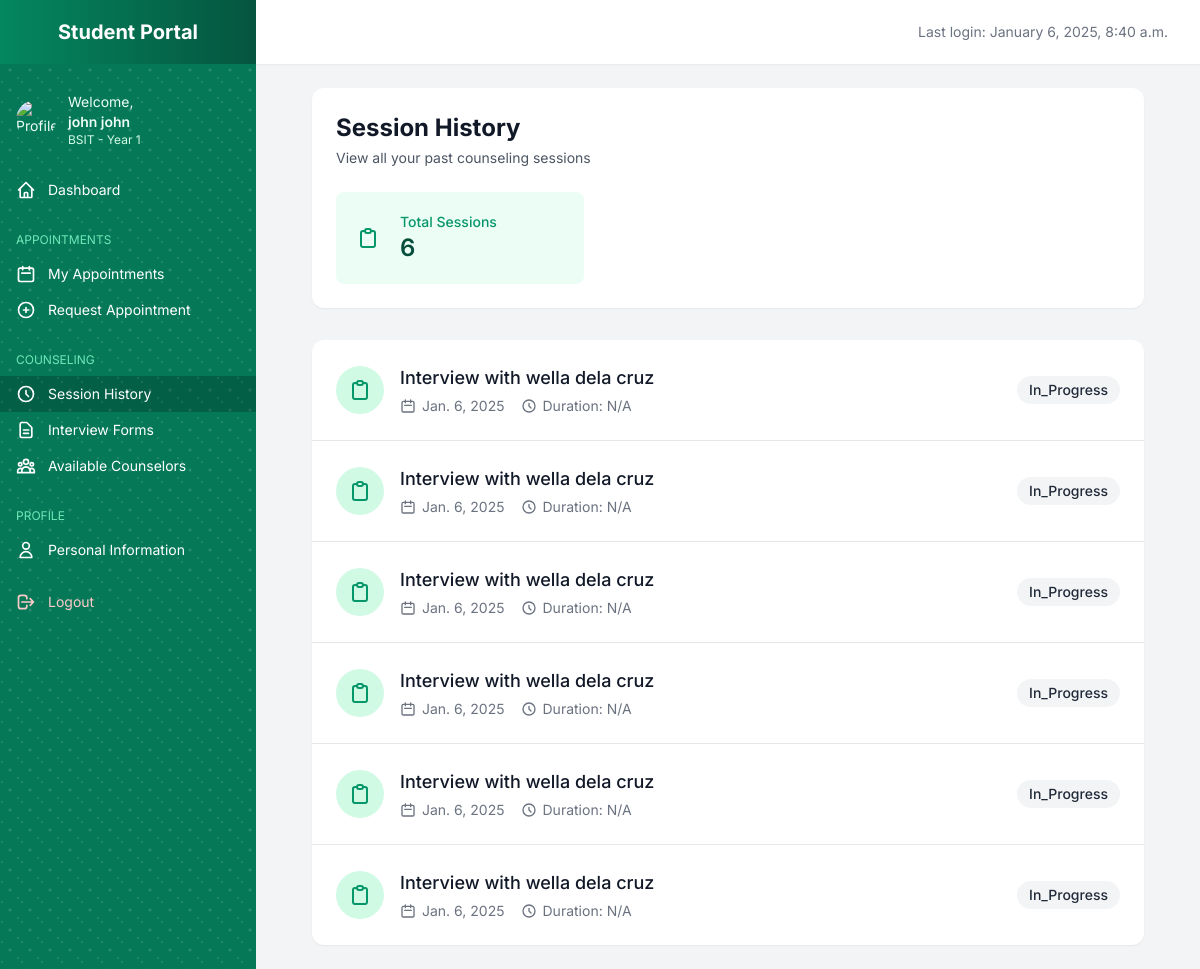
The page /student/sessions/history/ (signed in) on the database as committed earlier.
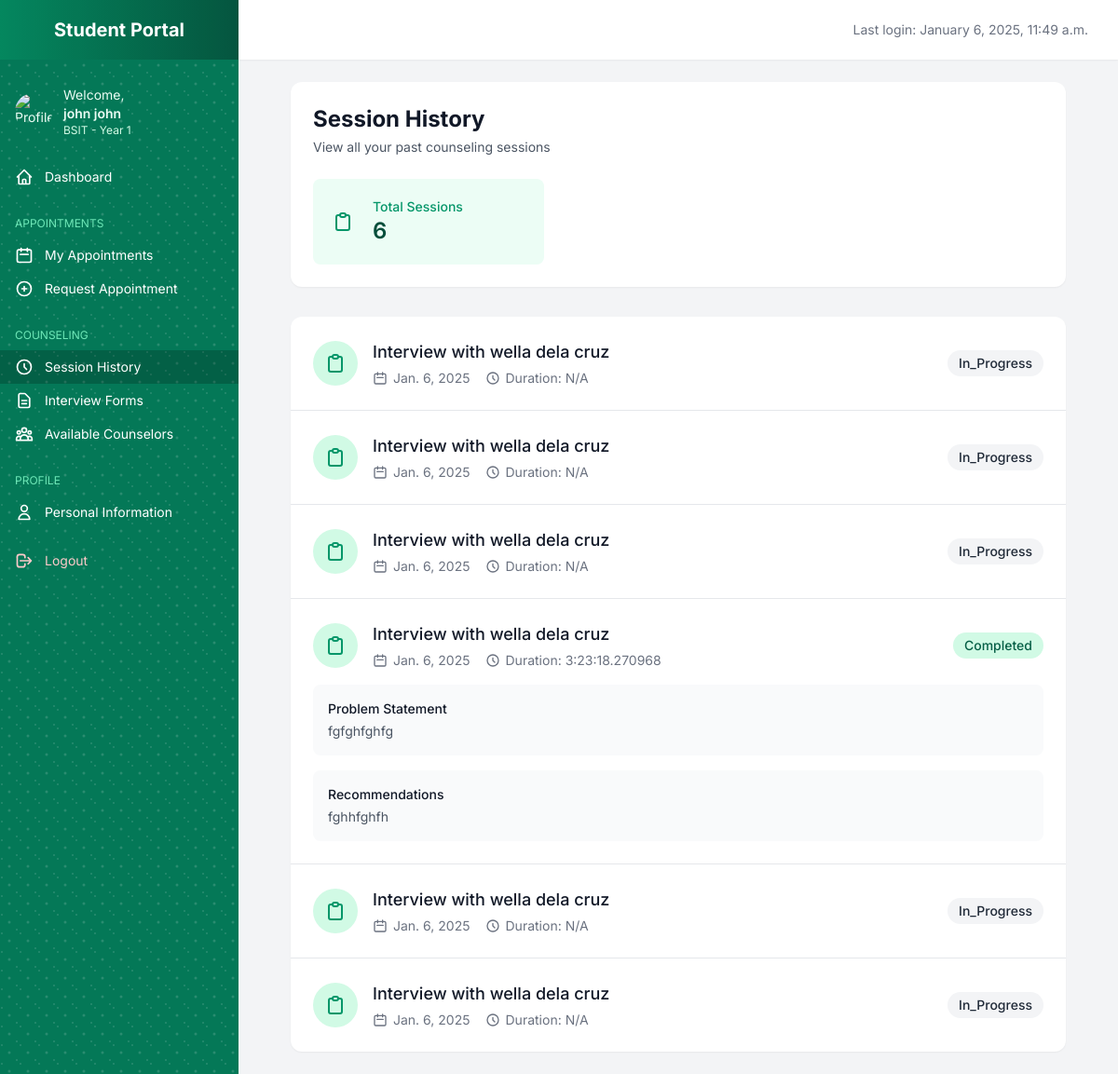
The same page on the database as committed later.
### core/models.py (models this page shows, shortened)
class User(AbstractUser):
    ROLE_CHOICES = [
        ('admin', 'Admin'),
        ('counselor', 'Counselor'),
        ('student', 'Student'),
    ]
    APPROVAL_STATUS_CHOICES = [
        ('pending', 'Pending'),
        ('approved', 'Approved'),
        ('rejected', 'Rejected'),
    ]
    role = models.CharField(max_length=10, choices=ROLE_CHOICES)
    profile_picture = models.ImageField(upload_to='profile_pictures/', blank=True, null=True)
    approval_status = models.CharField(
        max_length=10,
        choices=APPROVAL_STATUS_CHOICES,
        default='pending'
    )
    is_active = models.BooleanField(
        _('active'),
        default=True,
        help_text=_(
            'Designates whether this user should be treated as active. '
            'Unselect this instead of deleting accounts.'
        ),
    )
    groups = models.ManyToManyField(
        'auth.Group',
        verbose_name=_('groups'),
        blank=True,
        related_name='custom_user_set',
        related_query_name='custom_user'
    )
    user_permissions = models.ManyToManyField(
        'auth.Permission',
        verbose_name=_('user permissions'),
        blank=True,
        related_name='custom_user_set',
        related_query_name='custom_user'
    )

class GuidanceSession(models.Model):
    SESSION_TYPE_CHOICES = [
        ('Interview', 'Interview'),
        ('Referral', 'Referral'),
        ('Assessment', 'Assessment'),
        ('Follow-Up', 'Follow-Up'),
    ]
    STATUS_CHOICES = [
        ('scheduled', 'Scheduled'),
        ('in_progress', 'In Progress'),
        ('completed', 'Completed'),
        ('cancelled', 'Cancelled'),
    ]
    student = models.ForeignKey(Student, on_delete=models.CASCADE, related_name="sessions")
    counselor = models.ForeignKey(Counselor, on_delete=models.CASCADE, related_name="sessions")
    session_type = models.CharField(max_length=20, choices=SESSION_TYPE_CHOICES)
    status = models.CharField(max_length=20, choices=STATUS_CHOICES, default='scheduled')
    date = models.DateField(auto_now_add=True)
    time_started = models.DateTimeField(blank=True, null=True)
    time_ended = models.DateTimeField(blank=True, null=True)
    problem_statement = models.TextField(blank=True, null=True)
    recommendations = models.TextField(blank=True, null=True)
    notes = models.TextField(blank=True, null=True)
    action_items = models.TextField(blank=True, null=True)
    next_steps = models.TextField(blank=True, null=True)
    appointment = models.OneToOneField('Appointment', on_delete=models.SET_NULL, null=True, blank=True, related_name='session')
    created_at = models.DateTimeField(default=timezone.now)
    updated_at = models.DateTimeField(auto_now=True)
    @property
    def duration(self):
        if self.time_started and self.time_ended:
            return self.time_ended - self.time_started
        return None

class Student(models.Model):
    user = models.OneToOneField(User, on_delete=models.CASCADE, related_name='student_profile')
    course = models.CharField(max_length=100)
    year = models.IntegerField()
    contact_number = models.CharField(max_length=15, blank=True, null=True)
    reason_for_referral = models.TextField(blank=True, null=True)

class Counselor(models.Model):
    user = models.OneToOneField(User, on_delete=models.CASCADE, related_name='counselor_profile')
    email = models.EmailField()

### core/student_views.py (the view)
# urls.py: path('student/sessions/history/', student_views.student_session_history, name='student_session_history'),
@login_required
@user_passes_test(is_student)
def student_session_history(request):
    student = get_object_or_404(Student, user=request.user)
    sessions = GuidanceSession.objects.filter(student=student).order_by('-date')
    return render(request, 'student/session_history.html', {'sessions': sessions})

### core/student_views.py (called while the page is built)
def is_student(user):
    return user.is_authenticated and user.role == 'student'

### templates/student/session_history.html (shortened to what the changed rows need)
{% extends 'base.html' %}
{% load static %}
{% block content %}
<div class="flex h-screen bg-gray-100">
    {% include 'includes/student_sidebar.html' %}
    <div class="flex-1 ml-64 overflow-y-auto">
        <nav class="bg-white shadow-sm sticky top-0 z-10">
            <div class="max-w-7xl mx-auto px-4 sm:px-6 lg:px-8">
                <div class="flex justify-between h-16">
                    <div class="flex items-center">
                        <span class="text-sm text-gray-500">Last login: {{ user.last_login|date:"F j, Y, P" }}</span>
                    </div>
                </div>
            </div>
        </nav>
        <main class="flex-1 p-6">
            <div class="max-w-7xl mx-auto px-4 sm:px-6 lg:px-8">
                <div class="bg-white rounded-xl shadow-sm p-6 mb-8">
                    <div class="flex justify-between items-start">
                        <div>
                            <h1 class="text-2xl font-bold text-gray-900">Session History</h1>
                        </div>
                    </div>
                </div>
                <div class="bg-white shadow-sm rounded-xl overflow-hidden">
                    {% if sessions %}
                        {% for session in sessions %}
                            <div class="p-6 {% if not forloop.last %}border-b border-gray-200{% endif %} hover:bg-gray-50 transition-colors duration-200">
                                <div class="flex items-center justify-between">
                                    <div class="flex items-center space-x-4">
                                        <div class="flex-shrink-0">
                                            <div class="w-12 h-12 rounded-full bg-emerald-100 flex items-center justify-center">
                                                <svg class="w-6 h-6 text-emerald-600" fill="none" stroke="currentColor" viewBox="0 0 24 24">
                                                    <path stroke-linecap="round" stroke-linejoin="round" stroke-width="2" d="M9 5H7a2 2 0 00-2 2v12a2 2 0 002 2h10a2 2 0 002-2V7a2 2 0 00-2-2h-2M9 5a2 2 0 002 2h2a2 2 0 002-2M9 5a2 2 0 012-2h2a2 2 0 012 2"/>
                                                </svg>
                                            </div>
                                        </div>
                                        <div>
                                            <h3 class="text-lg font-medium text-gray-900">{{ session.session_type }} with {{ session.counselor.user.get_full_name }}</h3>
                                            <div class="mt-1 flex items-center space-x-4 text-sm text-gray-500">
                                                <div class="flex items-center">
                                                    <svg class="w-4 h-4 mr-1.5" fill="none" stroke="currentColor" viewBox="0 0 24 24">
                                                        <path stroke-linecap="round" stroke-linejoin="round" stroke-width="2" d="M8 7V3m8 4V3m-9 8h10M5 21h14a2 2 0 002-2V7a2 2 0 00-2-2H5a2 2 0 00-2 2v12a2 2 0 002 2z"/>
                                                    </svg>
                                                    {{ session.date }}
                                                </div>
                                                <div class="flex items-center">
                                                    <svg class="w-4 h-4 mr-1.5" fill="none" stroke="currentColor" viewBox="0 0 24 24">
                                                        <path stroke-linecap="round" stroke-linejoin="round" stroke-width="2" d="M12 8v4l3 3m6-3a9 9 0 11-18 0 9 9 0 0118 0z"/>
                                                    </svg>
                                                    Duration: {{ session.duration|default:"N/A" }}
                                                </div>
                                            </div>
                                        </div>
                                    </div>
                                    <span class="inline-flex items-center px-3 py-1 rounded-full text-sm font-medium
                                        {% if session.status == 'completed' %}bg-emerald-100 text-emerald-800
                                        {% elif session.status == 'cancelled' %}bg-red-100 text-red-800
                                        {% else %}bg-gray-100 text-gray-800{% endif %}">
                                        {{ session.status|title }}
                                    </span>
                                </div>
                                {% if session.problem_statement or session.recommendations or session.notes %}
                                    <div class="mt-4 space-y-4">
                                        {% if session.problem_statement %}
                                            <div class="bg-gray-50 rounded-lg p-4">
                                                <h4 class="text-sm font-medium text-gray-900">Problem Statement</h4>
                                                <p class="mt-1 text-sm text-gray-600">{{ session.problem_statement }}</p>
                                            </div>
                                        {% endif %}
                                        {% if session.recommendations %}
                                            <div class="bg-gray-50 rounded-lg p-4">
                                                <h4 class="text-sm font-medium text-gray-900">Recommendations</h4>
                                                <p class="mt-1 text-sm text-gray-600">{{ session.recommendations }}</p>
                                            </div>
                                        {% endif %}
                                    </div>
                                {% endif %}
                            </div>
                        {% endfor %}
                    {% endif %}
                </div>
            </div>
        </main>
    </div>
</div>
{% endblock %}

### templates/includes/student_sidebar.html (shortened to what the changed rows need)
{% load static %}
<div class="fixed inset-y-0 left-0 w-64 bg-emerald-700 text-white overflow-y-auto">
    <div class="relative">
        <div class="flex items-center justify-center h-16 bg-gradient-to-r from-emerald-600 to-emerald-800 relative">
            <h1 class="text-xl font-bold relative z-10">Student Portal</h1>
        </div>
        <nav class="mt-5">
            <div class="px-4 py-2 text-sm text-emerald-50">
                {% if user.is_authenticated %}
                    <div class="mb-4 flex items-center">
                        <img class="h-10 w-10 rounded-full mr-3" src="{% if user.profile_picture %}{{ user.profile_picture.url }}{% else %}{% static 'images/default-profile.png' %}{% endif %}" alt="Profile Picture">
                        <div>
                            <p class="text-sm">Welcome,</p>
                            <p class="font-semibold">{{ user.get_full_name|default:user.username }}</p>
                            <p class="text-xs text-emerald-100">{{ user.student_profile.course }} - Year {{ user.student_profile.year }}</p>
                        </div>
                    </div>
                {% endif %}
            </div>
        </nav>
    </div>
</div>

Rows that differ between the two databases and show on the page:
changed User "john john": last_login "January 6, 2025, 8:40 a.m." → "January 6, 2025, 11:49 a.m."
changed GuidanceSession: duration "N/A" → "3:23:18.270968"; status "In_Progress" → "Completed"; problem_statement (not shown) → "fgfghfghfg"; recommendations (not shown) → "fghhfghfh"
